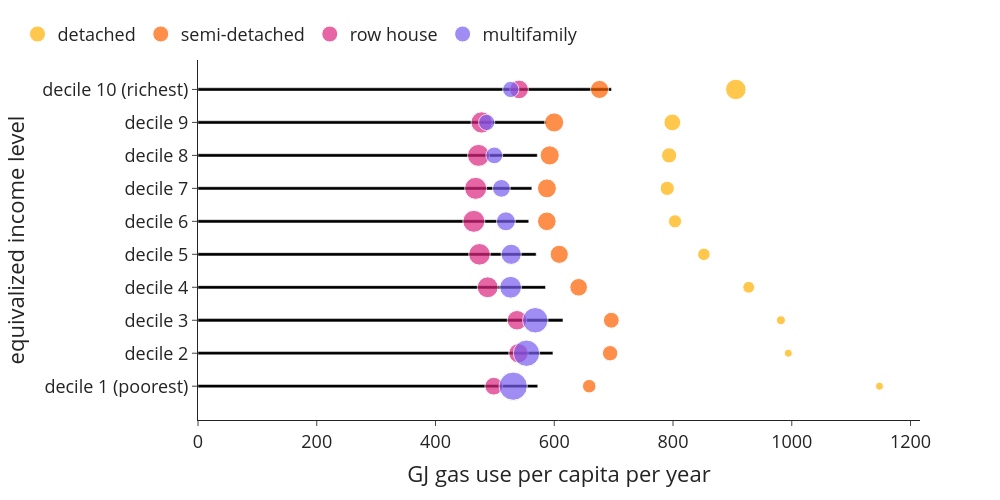

Notebook code for this chart:
### Markdown cell above
#### Gas / space heating

### Code cell
bubblechart((use['gas'+year]*use['n_hhd']), use['n_hhdmem'+year], use['n_hhd'], 0, 1, 'GJ gas use per capita per year','equivalized income level', 'GJ_per_cap_inc_type')

### Figure 1 — Plotly figure (JSON) as saved in the notebook; plotly's stock layout.template omitted (floating-point values rounded to 4 significant figures)
{"data": [{"alignmentgroup": "True", "hovertemplate": "GJ gas use per capita per year=%{x}<br>equivalized income level=%{y}<extra></extra>", "legendgroup": "", "marker": {"color": "#000000", "pattern": {"shape": ""}}, "name": "", "offsetgroup": "", "orientation": "h", "showlegend": false, "textposition": "auto", "type": "bar", "x": [572.2, 597.8, 614.7, 585.2, 569.5, 557.0, 562.3, 571.4, 586.5, 696.4], "xaxis": "x", "y": ["decile 1 (poorest)", "decile 2", "decile 3", "decile 4", "decile 5", "decile 6", "decile 7", "decile 8", "decile 9", "decile 10 (richest)"], "yaxis": "y"}, {"legendrank": 0, "marker": {"color": "#ffb000", "size": [32395, 27950, 41945, 72940, 81585, 90300, 104820, 120430, 145785, 218345], "sizemin": 4, "sizemode": "area", "sizeref": 1041.0}, "mode": "markers", "name": "detached", "showlegend": true, "type": "scatter", "x": [1148.0, 994.2, 981.7, 927.4, 852.0, 803.3, 790.3, 793.5, 798.8, 905.8], "y": ["decile 1 (poorest)", "decile 2", "decile 3", "decile 4", "decile 5", "decile 6", "decile 7", "decile 8", "decile 9", "decile 10 (richest)"]}, {"legendrank": 1, "marker": {"color": "#fe6100", "size": [95435, 123450, 130370, 162075, 172470, 180210, 186820, 190580, 189560, 171500], "sizemin": 4, "sizemode": "area", "sizeref": 1041.0}, "mode": "markers", "name": "semi-detached", "showlegend": true, "type": "scatter", "x": [658.9, 694.1, 696.1, 641.1, 608.4, 587.5, 587.6, 592.3, 599.8, 676.3], "y": ["decile 1 (poorest)", "decile 2", "decile 3", "decile 4", "decile 5", "decile 6", "decile 7", "decile 8", "decile 9", "decile 10 (richest)"]}, {"legendrank": 2, "marker": {"color": "#dc267f", "size": [164970, 195995, 199015, 227065, 242180, 251775, 253330, 250285, 236150, 182020], "sizemin": 4, "sizemode": "area", "sizeref": 1041.0}, "mode": "markers", "name": "row house", "showlegend": true, "type": "scatter", "x": [498.1, 539.7, 537.2, 487.9, 474.1, 464.5, 467.6, 472.4, 477.7, 540.8], "y": ["decile 1 (poorest)", "decile 2", "decile 3", "decile 4", "decile 5", "decile 6", "decile 7", "decile 8", "decile 9", "decile 10 (richest)"]}, {"legendrank": 3, "marker": {"color": "#785ef0", "size": [416250, 361300, 337500, 246790, 212830, 186680, 163815, 147600, 137350, 137080], "sizemin": 4, "sizemode": "area", "sizeref": 1041.0}, "mode": "markers", "name": "multifamily", "showlegend": true, "type": "scatter", "x": [530.8, 553.3, 568.0, 526.5, 527.5, 518.6, 511.0, 499.0, 486.2, 526.8], "y": ["decile 1 (poorest)", "decile 2", "decile 3", "decile 4", "decile 5", "decile 6", "decile 7", "decile 8", "decile 9", "decile 10 (richest)"]}], "layout": {"bargap": 0.9, "barmode": "relative", "font": {"size": 18}, "height": 500, "legend": {"orientation": "h", "tracegroupgap": 0, "x": -0.25, "xanchor": "left", "y": 1.02, "yanchor": "bottom"}, "margin": {"t": 60}, "width": 1000, "xaxis": {"anchor": "y", "domain": [0, 1], "title": {"text": "GJ gas use per capita per year"}}, "yaxis": {"anchor": "x", "domain": [0, 1], "title": {"text": "equivalized income level"}}}}
